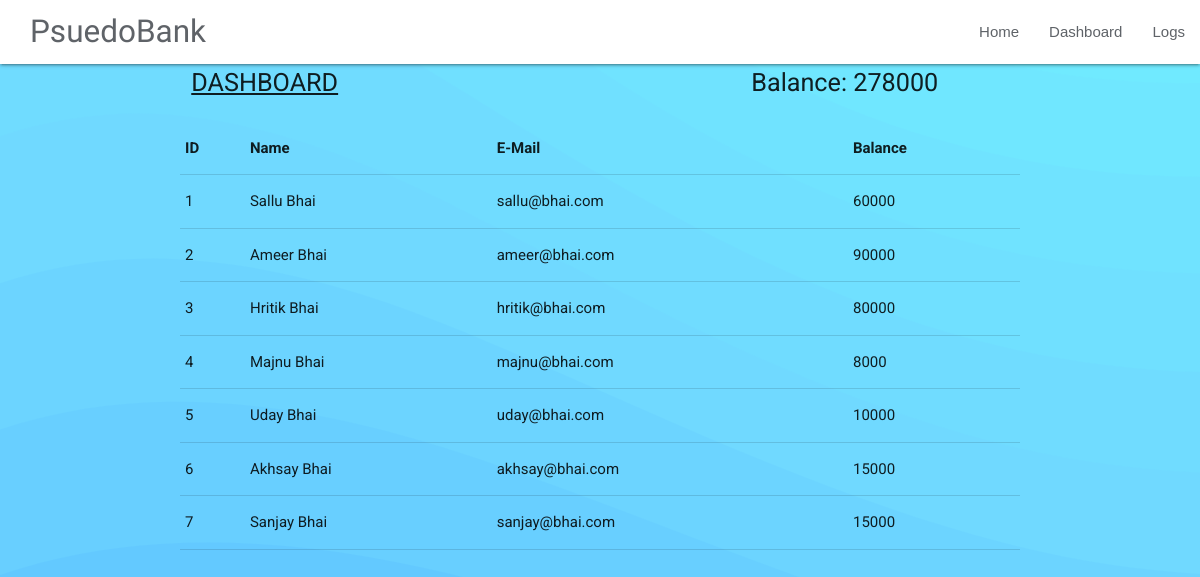
Page /dashboard on the earlier database version.
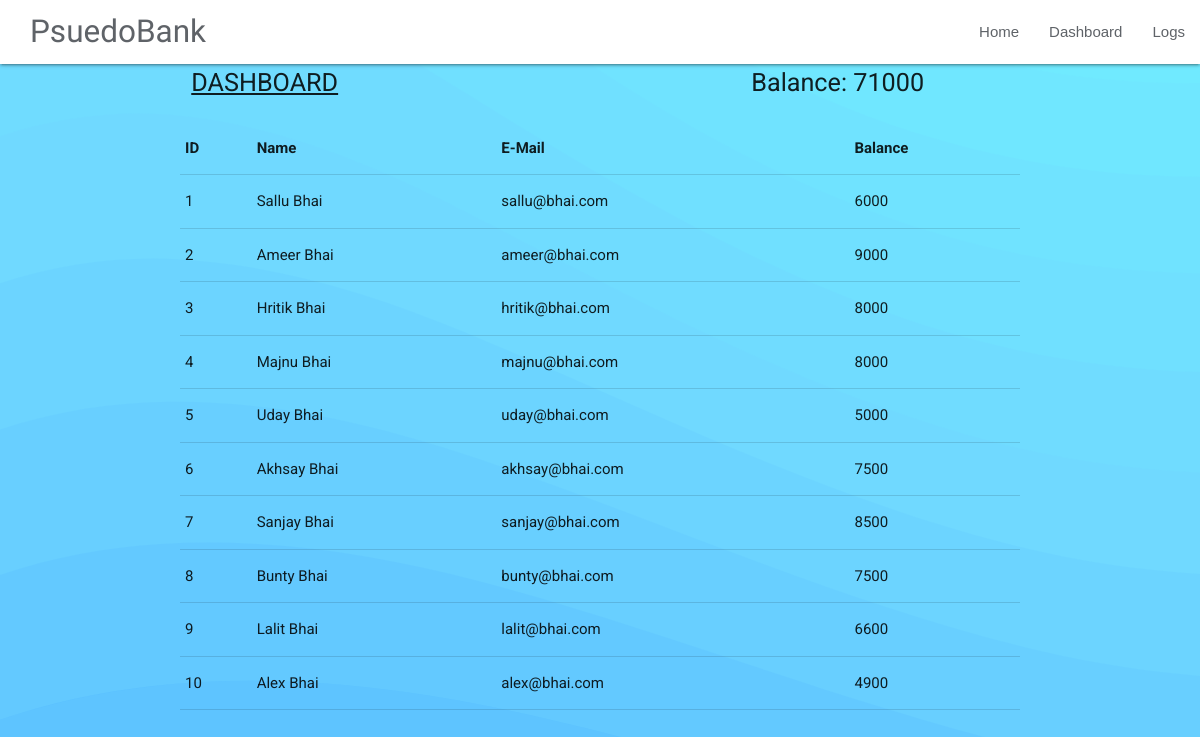
Same page on the later database version.
### app.py (models this page shows, shortened)
class User(db.Model):
    id = db.Column(db.Integer, primary_key=True)
    name = db.Column(db.String(128), nullable=False)
    email = db.Column(db.String(128), unique=True, nullable=False)
    balance = db.Column(db.Integer, nullable=False)

### app.py (the view)
@app.route("/dashboard")
def dashboard():
    users = User.query.all()
    return render_template("dashboard.html", users=users)

### templates/dashboard.html (shortened to what this page needs)
{% extends "basic.html" %}
{% block main %}
{% set balance = 0 %}
<div class="container">
  <div class="row">
    <div class="col s1">
      <span class="flow-text">
        <u>DASHBOARD</u>
      </span>
    </div>
    <div class="col s4 offset-s7">
      <span class="flow-text">
        Balance: {{ users | sum(attribute='balance') }}
      </span>
    </div>
  </div>
  <table class="responsive-table highlight">
    <thead>
      <tr>
        <th>ID</th>
        <th>Name</th>
        <th>E-Mail</th>
        <th>Balance</th>
      </tr>
    </thead>
    <tbody style="cursor: pointer;">
      {% for user in users %}
      <tr>
        <td>{{ user.id }}</td>
        <td>{{ user.name }}</td>
        <td>{{ user.email }}</td>
        <td>{{ user.balance }}</td>
      </tr>
      {% endfor %}
    </tbody>
  </table>
</div>
{% endblock %}

### templates/basic.html (shortened to what this page needs)
<!DOCTYPE html>
<html lang="en">
<head>
    <link rel="stylesheet" href="https://cdnjs.cloudflare.com/ajax/libs/materialize/1.0.0/css/materialize.min.css">
    <link rel="stylesheet" href="/static/css/style.css">
    <link rel="stylesheet" href="https://unpkg.com/aos@next/dist/aos.css"/>
</head>
<body>
    <nav class="bg-light">
        <div class="nav-wrapper">
          <a href="/" class="brand-logo navbar-brand">PsuedoBank</a>
          <ul id="nav-mobile" class="right hide-on-med-and-down">
            <li><a href="/" class="nav-link">Home</a></li>
            <li><a href="/dashboard" class="nav-link">Dashboard</a></li>
            <li><a href="/logs" class="nav-link">Logs</a></li>
          </ul>
        </div>
    </nav>
    {% block main %}{% endblock %}
</body>
</html>

### static/css/style.css (style rules this page uses)
html { padding: 0; margin: 0; }
body { font-family: 'Roboto', sans-serif; background-color: #59bfff; background-attachment: fixed; background-size: cover; }
.bg-light { background-color: #fff!important; }
.navbar-brand { font-family: 'Sansita Swashed', cursive; font-size: 1.5rem; color: #5f6368!important; left: 2rem; }
.nav-link { color: #5f6368!important; font-family: 'Noto Sans JP', sans-serif; }

Differences in the rows shown:
changed User "Sallu Bhai": balance "60000" → "6000"
changed User "Ameer Bhai": balance "90000" → "9000"
changed User "Hritik Bhai": balance "80000" → "8000"
changed User "Uday Bhai": balance "10000" → "5000"
changed User "Akhsay Bhai": balance "15000" → "7500"
changed User "Sanjay Bhai": balance "15000" → "8500"
added User: id "8", name "Bunty Bhai", email "bunty@bhai.com", balance "7500"
added User: id "9", name "Lalit Bhai", email "lalit@bhai.com", balance "6600"
added User: id "10", name "Alex Bhai", email "alex@bhai.com", balance "4900"
Other differences:
{{ users | sum(attribute='balance') }}: "278000" → "71000"
